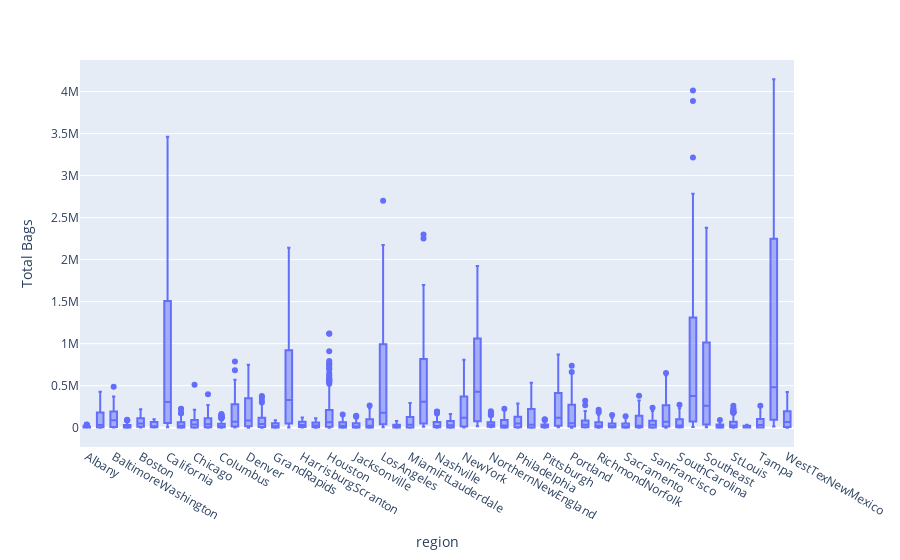

The notebook cell saved with this chart:
### Markdown cell above
GreatLakes

### Code cell
# 2(e) Implementasi kode di sini
fig = px.box(avocado_df, x='region', y='Total Bags')
fig.show()

### Figure 1 — Plotly figure (JSON) as saved in the notebook; plotly's stock layout.template omitted (floating-point values rounded to 4 significant figures; data arrays with more than 128 entries replaced by an {"elided": "..."} marker saying what was removed)
{"data": [{"alignmentgroup": "True", "hovertemplate": "region=%{x}<br>Total Bags=%{y}<extra></extra>", "legendgroup": "", "marker": {"color": "#636efa"}, "name": "", "notched": false, "offsetgroup": "", "orientation": "v", "showlegend": false, "type": "box", "x": {"elided": "17911 str values"}, "x0": " ", "xaxis": "x", "y": {"elided": "17911 float values"}, "y0": " ", "yaxis": "y"}], "layout": {"boxmode": "group", "legend": {"tracegroupgap": 0}, "margin": {"t": 60}, "xaxis": {"anchor": "y", "domain": [0, 1], "title": {"text": "region"}}, "yaxis": {"anchor": "x", "domain": [0, 1], "title": {"text": "Total Bags"}}}}
